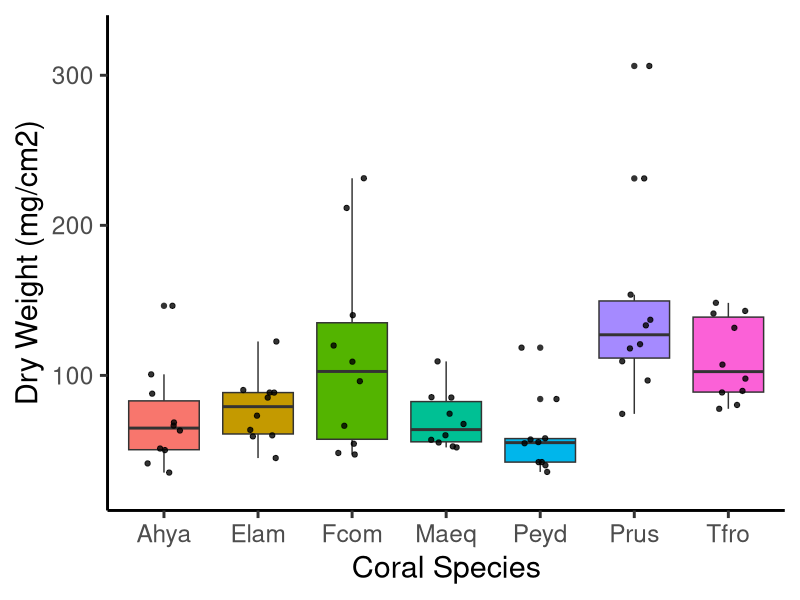
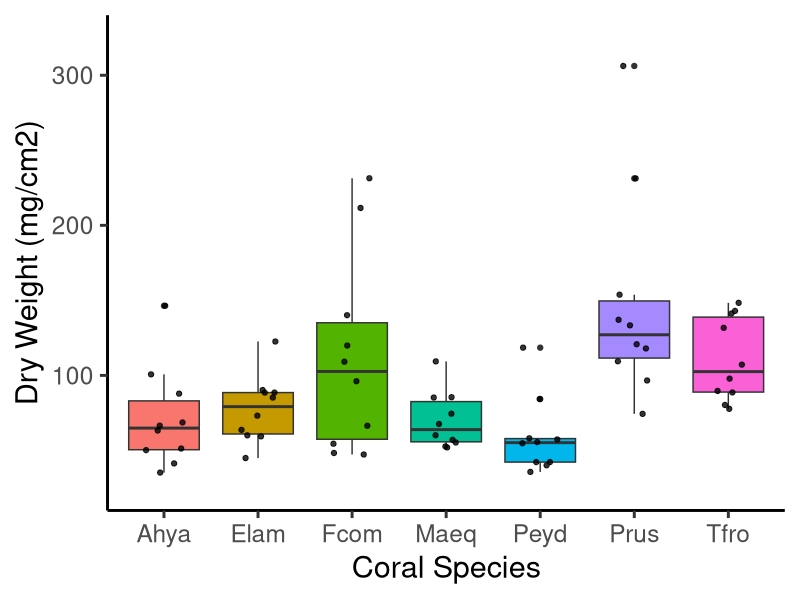

These charts were generated, in order, by the following R code:
####################################
### Coral physiology Okinawa 2025
####################################
#Maya Powell
#Last edited August 29th 2025

#load libraries
library(tidyverse)
library(here)
library(dplyr)
library(car)

##################
## Dry weight
###################

#load data
avg_DW <- read.csv(here("Data", "Physiology", "Average_Dry_Weight.csv"))

#code to calculate average dry weight per fragment
#needed initially but not after writing average dry weight datasheet
# #read in metadata
# phys_meta <- read.csv(here("Data", "Physiology", "Physio_meta.csv"))
# 
# DW <- read.csv(here("Data", "Physiology", "Dry_Weight_Oki2025.csv"))
# 
# DW <- DW %>% left_join(phys_meta, by = "frag_ID")
# 
# #calculate dry weight
# DW <- DW %>%
#   mutate(dw_g_mL = dry_pan - pan_weight,
#          dw_total_g = dw_g_mL*blastate_vol_mL,
#          dw_g_cm2 = dw_total_g/SA_cm2,
#          dw_mg_cm2 = dw_g_cm2*1000)
# 
# #average across the reps
# avg_DW <- DW %>%
#   group_by(frag_ID) %>%
#   summarise(dw_g_mL = mean(dw_g_mL),
#             dw_total_g = mean(dw_total_g),
#             dw_g_cm2 = mean(dw_g_cm2),
#             dw_mg_cm2 = mean(dw_mg_cm2)) %>%
#   left_join(phys_meta, by = "frag_ID")
# 
# write.csv(avg_DW, here("Data", "Physiology", "Average_Dry_Weight.csv"), row.names = FALSE)

##boxplot by species
#and add facet by morphology or stress (sensitive/tolerant)
dw_box <- ggplot(avg_DW, aes(x = species, y=dw_mg_cm2, fill = species))+
  geom_boxplot()+
  geom_jitter(alpha=0.8, width=0.2)+
  theme_classic(base_size = 22)+
  labs(x = "Coral Species", y = "Dry Weight (mg/cm2)")+
  theme(legend.position = "none") +
  #facet_wrap(.~stress, scales = "free")+
  ylim(25,325)
  #scale_fill_manual(values = c("tan","brown"))
dw_box

ggsave(here("Output", "Physiology", "dryweight_box.pdf"), dw_box, h = 5, w = 8)

#summarize mean, sd, se
avg_DW_spp <- avg_DW %>% 
  group_by(species) %>% 
  summarise(avg_dw_mg_cm2 = mean(dw_mg_cm2),
            sd_dw_mg_cm2 = sd(dw_mg_cm2),
            se_dw_mg_cm2 = sd(dw_mg_cm2)/sqrt(n())
  )

#quickly see if there is a dif between species
DW.mod.spp <- lm(dw_mg_cm2~species, data = avg_DW)
Anova(DW.mod.spp)
summary(DW.mod.spp)

#yes there is - Prus, Tfro, and Fcom all higher

#and sensitivity
DW.mod.stress <- lm(dw_mg_cm2~stress, data = avg_DW)
Anova(DW.mod.stress)
summary(DW.mod.stress)
#based on graph, looks like Peyd and Tfro should be switched
#we'll see what happens with the rest of the TPC data!
